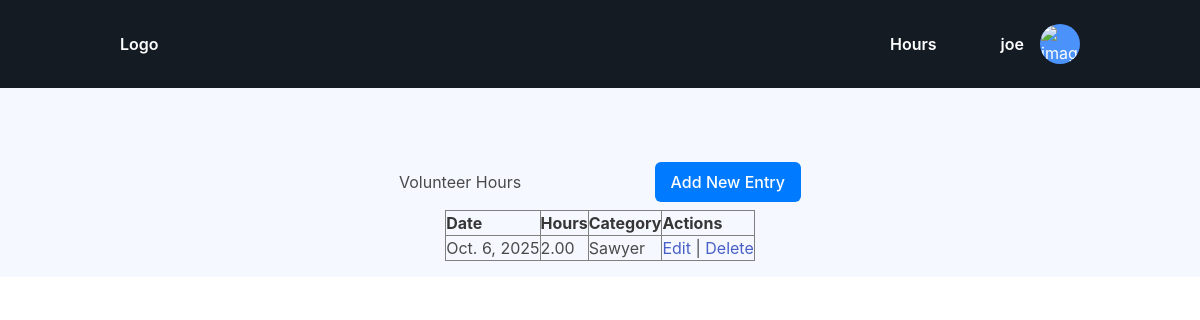
Screenshot of / (signed in) with the database file from the repository.
### hourTracker/models.py (models this page shows, shortened)
class VolunteerEntry(models.Model):
    CATEGORY_CHOICES = [
        ('sawyer', 'Sawyer'),
        ('trail', 'Trail'),
        ('other', 'Other'),
    ]
    user = models.ForeignKey(User, on_delete=models.CASCADE)
    date = models.DateField()
    hours = models.DecimalField(max_digits=5, decimal_places=2)
    category = models.CharField(max_length=10, choices=CATEGORY_CHOICES)

### hourTracker/views.py (the view)
# urls.py: path('', views.dashboard, name='dashboard'),
@login_required
def dashboard(request):
    if request.user.is_staff:  # or request.user.is_superuser
        entries = VolunteerEntry.objects.all()
    else:
        entries = VolunteerEntry.objects.filter(user=request.user)
    return render(request, 'hourTracker/dashboard.html', {'entries': entries})

### hourTracker/templates/hourTracker/dashboard.html (shortened to what this page needs)
{% extends "base.html" %}
{% block content %}
<div class="main-container">
    <div class="header-row">
        <h2>Volunteer Hours</h2>
        <a href="{% url 'add_entry' %}" class="btn-add">Add New Entry</a>
    </div>
    <table border="1" cellpadding="6">
    <tr>
        <th>Date</th>
        <th>Hours</th>
        <th>Category</th>
        {% if not user.is_staff %}
        <th>Actions</th>
        {% else %}
        <th>Actions</th>
        {% endif %}
    </tr>
    {% for e in entries %}
    <tr>
        <td>{{ e.date }}</td>
        <td>{{ e.hours }}</td>
        <td>{{ e.get_category_display }}</td>
        <td>
        {% if user.is_staff or user.is_superuser or e.user == user %}
            <a href="{% url 'edit_entry' e.pk %}">Edit</a> |
            <a href="{% url 'delete_entry' e.pk %}">Delete</a>
        {% endif %}
        </td>
    </tr>
    {% empty %}
    <tr><td colspan="5">No entries yet.</td></tr>
    {% endfor %}
    </table>
</div>
{% endblock %}

### hourTracker/templates/base.html (shortened to what this page needs)
{% load static %}
<!DOCTYPE html>
<html lang="en">
<head>
    <link rel="stylesheet" href="{% static 'hourTracker/css/navbar.css' %}">
    <link rel="stylesheet" href="{% static 'hourTracker/css/main.css' %}">
    <link rel="stylesheet" href="https://cdnjs.cloudflare.com/ajax/libs/remixicon/4.5.0/remixicon.css">
    <link href="https://cdn.jsdelivr.net/npm/bulma@0.9.4/css/bulma.min.css" rel="stylesheet">
</head>
<body>
  {% if user.is_authenticated %}
      <header class="header">
         <nav class="nav container">
            <a href="#" class="nav__logo">Logo</a>
            <div class="nav__menu" id="nav-menu">
               <ul class="nav__list">
                  <li>
                     <a href="{% url 'dashboard' %}" class="nav__link">Hours</a>
                  </li>
               </ul>
            </div>
            <div class="nav__actions">
               <div class="dropdown" id="dropdown">
                  <div class="dropdown__profile">
                     <div class="dropdown__names">
                        <h3>{{ user.username }}</h3>
                     </div>
                     <div class="dropdown__image">
                        <img src="assets/img/perfil.png" alt="image">
                     </div>
                  </div>
               </div>
            </div>
         </nav>
      </header>
  {% else %}
    <p><a href="{% url 'login' %}">Login</a></p>
  {% endif %}
   <main style="padding-top: 3.5rem;">
   {% block content %}
   {% endblock %}
   </main>
</body>
</html>

### hourTracker/static/hourTracker/css/navbar.css (style rules this page uses)
:root { --header-height: 3.5rem; --first-color: hsl(216, 96%, 64%); --white-color: hsl(0, 0%, 100%); --dark-color: hsl(216, 26%, 11%); --dark-color-light: hsl(216, 14%, 24%); --body-color: hsl(216, 96%, 98%); --body-font: "Montserrat", sans-serif; --normal-font-size: .938rem; --small-font-size: .813rem; --font-medium: 500; --font-semi-bold: 600; --z-tooltip: 10; --z-fixed: 100; }
@media screen and (min-width: 1150px) { :root { --normal-font-size: 1rem; --small-font-size: .875rem; } }
* { box-sizing: border-box; padding: 0; margin: 0; }
html { scroll-behavior: smooth; }
body { font-family: var(--body-font); font-size: var(--normal-font-size); background-color: var(--body-color); }
ul { list-style: none; }
a { text-decoration: none; }
img { display: block; max-width: 100%; height: auto; }
.container { max-width: 1120px; margin-inline: 1.5rem; }
.header { position: fixed; width: 100%; top: 0; left: 0; background-color: var(--dark-color); z-index: var(--z-fixed); }
.nav { position: relative; height: var(--header-height); display: flex; justify-content: space-between; align-items: center; color: var(--white-color); }
.nav__logo { color: var(--white-color); font-weight: var(--font-semi-bold); transition: color .4s; }
.nav__list { text-align: center; display: flex; flex-direction: column; row-gap: 2.5rem; }
.nav__link { color: var(--white-color); font-weight: var(--font-semi-bold); transition: color .4s; }
.nav__actions { display: flex; align-items: center; column-gap: .75rem; }
.dropdown { position: relative; }
.dropdown__profile { display: flex; align-items: center; justify-content: center; column-gap: .25rem; cursor: pointer; }
.dropdown__image { position: relative; width: 40px; height: 40px; background-color: var(--first-color); border-radius: 50%; overflow: hidden; display: grid; justify-items: center; }
.dropdown__image img { position: absolute; width: 38px; bottom: -1px; }
.dropdown__names h3 { font-size: var(--normal-font-size); font-weight: var(--font-semi-bold); }
@media screen and (min-width: 1150px) { .container { margin-inline: auto; } }
@media screen and (min-width: 1150px) { .nav { height: calc(var(--header-height) + 2rem); column-gap: 4rem; } }
@media screen and (min-width: 1150px) { .nav__list { flex-direction: row; column-gap: 3rem; } }
@media screen and (min-width: 1150px) { .nav__menu { margin-left: auto; } }
@media screen and (min-width: 1150px) { .dropdown__profile { column-gap: 1rem; } }

### hourTracker/static/hourTracker/css/main.css (style rules this page uses)
.main-container { max-width: 900px; margin: 2rem auto; padding: 1rem; }
.header-row { display: flex; justify-content: space-between; align-items: center; margin: .5rem auto; padding: 0 1rem; width: 50% }
.btn-add { background-color: #007bff; color: white; padding: 0.5rem 1rem; border-radius: 6px; text-decoration: none; font-weight: 500; transition: background-color 0.2s ease; }
table { margin: 0 auto; }

### rows the page displays
VolunteerEntry: date "Oct. 6, 2025", hours "2.00", category "Sawyer", shows "Edit"

### other values shown
{{ user.username }} "joe"
